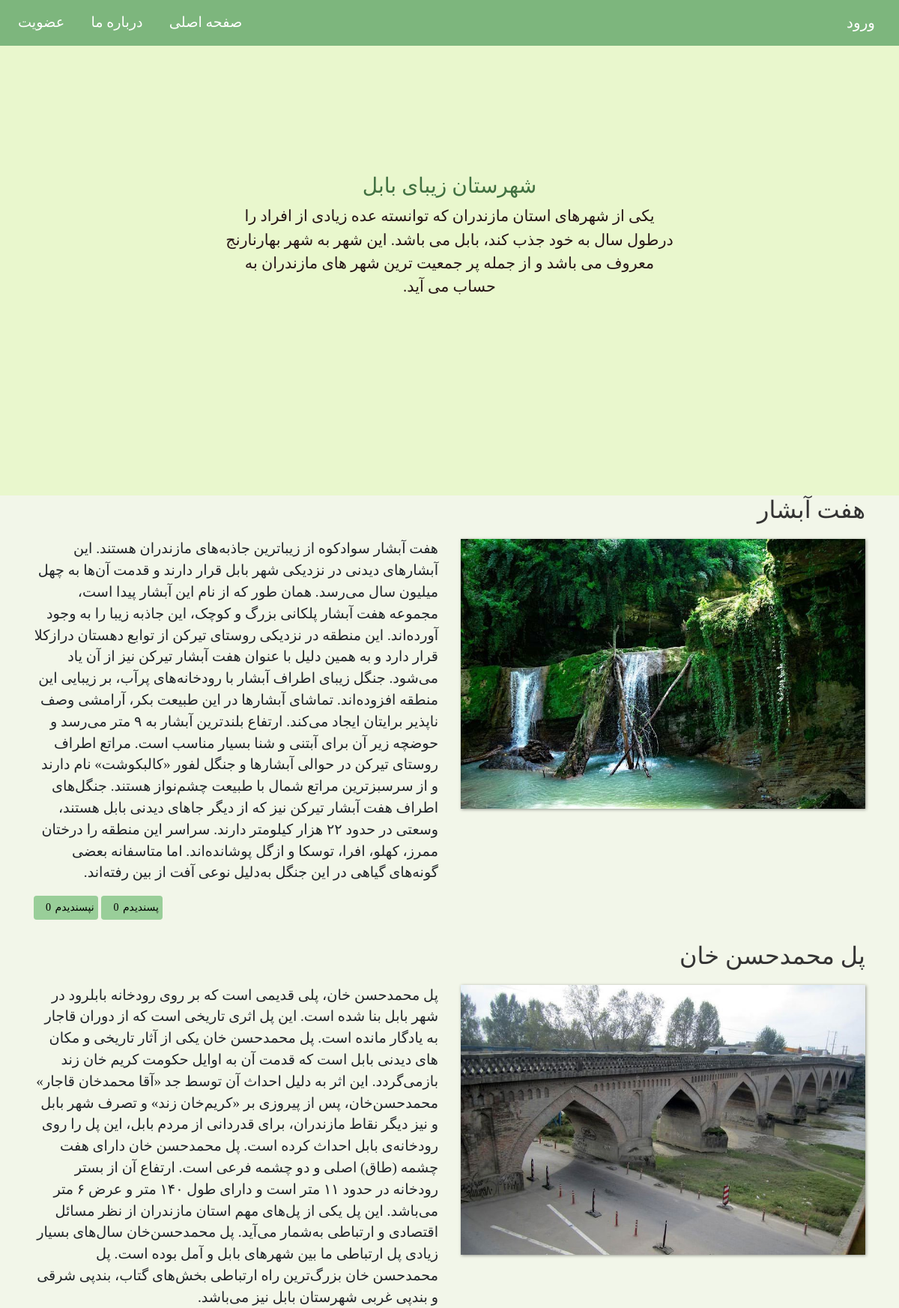
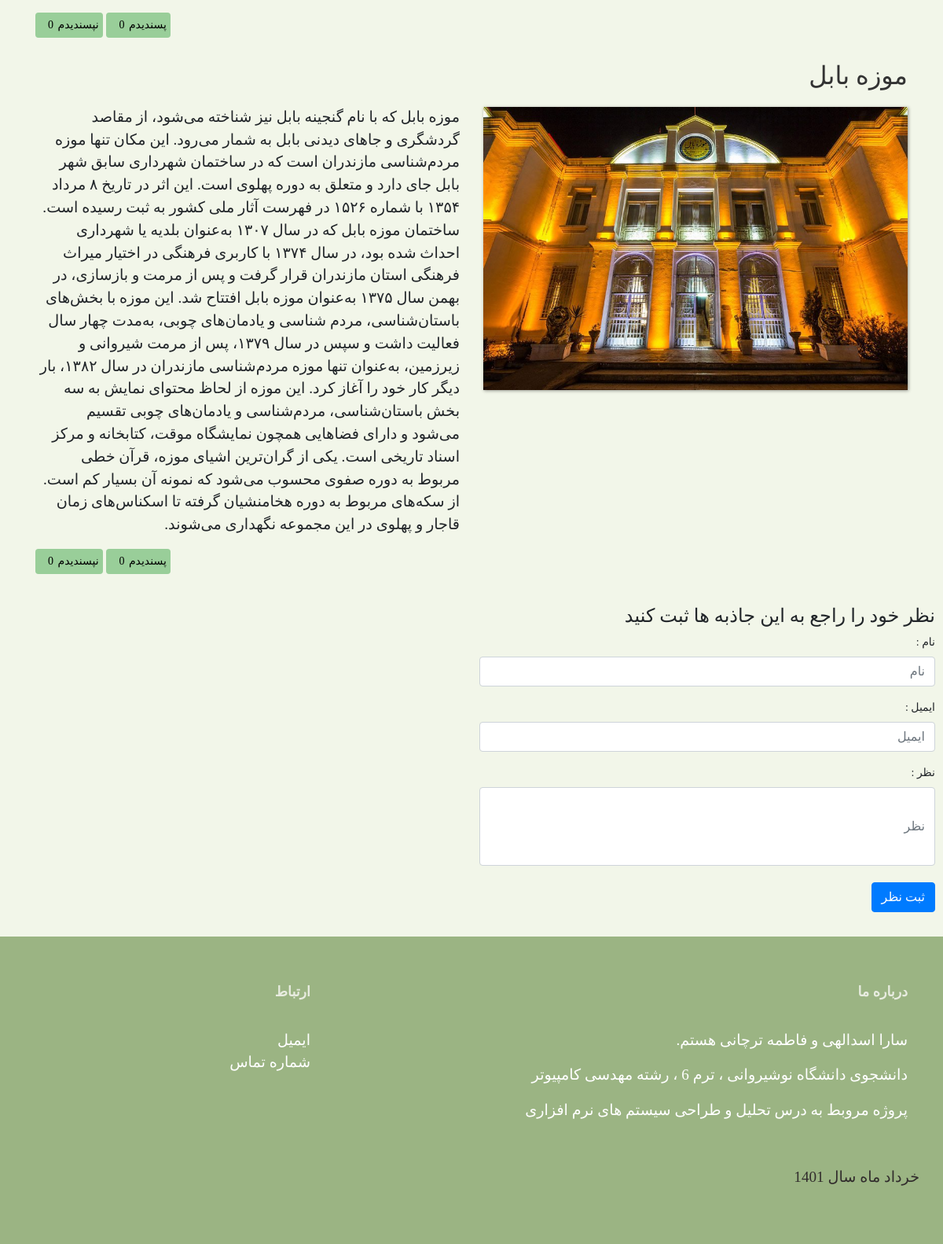
Screenshot of /articles2/ with the database file from the repository (2 pictures, top to bottom).
### articles2/models.py (models this page shows, shortened)
class Article2(models.Model):
    title = models.CharField(max_length=100)
    slug = models.SlugField()
    body = models.TextField()
    date = models.DateTimeField(auto_now_add = True)
    image = models.ImageField(default='default.jpg',blank=True)
    def snippet(self):
        return self.body

### articles2/views.py (the view)
# urls.py: path('' , views.articles_list, name="list"),
def articles_list(request):
    articles = models.Article2.objects.all().order_by('date')
    args = {'articles2':articles}
    return render(request, 'articles2/babol.html' , args)

### articles2/templates/articles2/babol.html (shortened to what this page needs)
{% load static %}
<!DOCTYPE html>
<html lang="en">
    <head>
        <link rel="stylesheet" href="https://cdn.jsdelivr.net/npm/bootstrap@4.5.3/dist/css/bootstrap.min.css">
        <link rel="stylesheet" type="text/css" href="{% static 'style.css' %}">
	</head>
    <body>
        <nav class="navbar navbar-expand-md">
            <a class="navbar-brand" href="{%url 'accounts:login'%}" target="_blank">ورود</a>
            <div class="collapse navbar-collapse" id="main-navigation">
                <ul class="navbar-nav">
                    <li class="nav-item">
                        <a class="nav-link" href="{%url 'home'%}" target="_blank">صفحه اصلی</a>
                    </li>
                    <li class="nav-item">
                        <a class="nav-link" href="#A1">درباره ما</a>
                    </li>
                    <li class="nav-item">
                        <a class="nav-link" href="{%url 'accounts:signup'%}" target="_blank">عضویت</a>
                    </li>
                </ul>
            </div>
        </nav>
        <header class="page-header header container-fluid">
            <div class="description">
                <h3>شهرستان زیبای بابل</h3>
                <p>یکی از شهرهای استان مازندران که توانسته عده زیادی از افراد را درطول سال به خود جذب کند، بابل می باشد. این شهر به شهر بهارنارنج معروف می باشد و از جمله پر جمعیت ترین شهر های مازندران به حساب می آید.
                </p>
            </div>
        </header>
        {% for article in articles2 %}
        <div class="container featuresamol">
            <div class="row">
                <div class="col-lg-6 col-md-6 col-sm-12">
                    <h3 class="featureamol-title">{{article.title}}</h3>
                    <img src="{{article.image.url}}" class="img-fluid">
                </div>
                <div class="col-lg-6 col-md-6 col-sm-12">
                    <br>
                    <br>
                    <p>{{article.snippet}}</p>
                </div>
            </div>
        </div>
        <div class="container">
            <a class="like">
                پسندیدم <input class="qty1" name="qty1" readonly="readonly" type="text" value="0" />
            </a>
            <a class="dislike">
                نپسندیدم <input class="qty2"  name="qty2" readonly="readonly" type="text" value="0" />
            </a>
        </div><br>
        {% endfor %}
        <div class="forms">
            <h4>نظر خود را راجع به این جاذبه ها ثبت کنید</h4>
            <form>
                <div class="form-group">
                  <label for="uname">نام :</label>
                  <input type="text" class="form-control" id="uname" placeholder="نام">
                </div>
                <div class="form-group">
                  <label for="exampleInputEmail1">ایمیل :</label>
                  <input type="email" class="form-control" id="exampleInputEmail1" placeholder="ایمیل">
                </div>
                <div class="nform-group">
                    <label for="uname">نظر :</label>
                    <input type="text" class="form-control" id="uname" placeholder="نظر">
                </div>
                <br>
                <button type="submit" class="btn btn-primary">ثبت نظر</button>
              </form><br>
        </div>
        <footer class="page-footer">
            <div class="container">
                <div class="row">
                    <div class="col-lg-8 col-md-8 col-sm-12">
                        <h6 class="text-uppercase font-weight-bold">درباره ما</h6><br>
                        <p id="A1">سارا اسدالهی  و فاطمه ترچانی هستم.</p>
                        <p>دانشجوی دانشگاه نوشیروانی ، ترم 6 ، رشته مهدسی کامپیوتر</p>
                        <p>پروژه مروبط به درس تحلیل و طراحی سیستم های نرم افزاری</p>
                </div>
                <div class="col-lg-4 col-md-4 col-sm-12">
                    <h6 class="text-uppercase font-weight-bold">ارتباط</h6>
                    <p>
                    <br><a href="mailto:sara.jkm81@gmail.com?subject=Hello" target="_blank">ایمیل</a>
                    <br/><a href="tel:+123456789">شماره تماس</a>
                    <br/></p>
                </div>
            <div>
            <div class="footer-copyright text-center">خرداد ماه سال 1401</div>
        </footer>
    </body>
</html>

### asserts/style.css (style rules this page uses)
body { font-family: myFirstFon; font-size: larger; padding: 0; margin: 0; background: #f2f6e9; direction: rtl; }
.navbar { background:rgb(125, 182, 125); }
.nav-link, .navbar-brand { color: #fff; cursor: pointer; }
.nav-link { margin-right: 1em !important; }
.navbar-collapse { justify-content: flex-end; }
.header { background-color: #e9f7cd; background-size: cover; background-position: center; position: relative; height: 600px; }
.description { left: 50%; position: absolute; top: 45%; transform: translate(-50%, -55%); text-align: center; }
.description h3 { color: rgb(65, 112, 65); }
.description p { color: rgb(39, 23, 23); font-size: 1.3rem; line-height: 1.5; }
.featuresamol { text-align: right; }
.featureamol-title { color: #333; font-size: 2rem; font-weight: 500; margin-bottom: 20px; margin-left: 200px; }
.featuresamol img { box-shadow: 1px 1px 4px rgba(0, 0, 0, 0.4); margin-bottom: 16px; }
.page-footer { background-color: rgb(155, 180, 131); color: #fff; padding: 60px 0 30px; text-align: right; }
.page-footer h6 { color: #e8ece0; font-size: 1.1rem; }
.footer-copyright { color: rgb(49, 44, 44); padding: 40px 0; }
.page-footer a { color: #fff; }
.like, .dislike { color:#000; display: inline-block; margin-bottom: 0; font-weight: normal; text-align: center; vertical-align: middle; cursor: pointer; background: rgb(153, 206, 153); border: 1px solid transparent; white-space: nowrap; padding: 4px 4px; font-size: 14px; line-height: 1.428571429; border-radius: 4px; }
.qty1, .qty2 { border: none; width:20px; background: transparent; }
.forms { margin : 10px; background-position: center; position:relative; font-size: 14px; border-radius: 10px; text-align: right; padding-left: 50%; }
.nform-group input { height: 100px; }

### rows the page displays
Article2: title "هفت آبشار", image (picture), snippet "هفت آبشار سوادکوه از زیباترین جاذبه‌های مازندران هستند. این آبشارهای دیدنی در نزدیکی شهر بابل قرار دارند و قدمت آن‌ها به چهل میلیون سال می‌رسد. همان طور که از نام این آبشار پیدا است، مجموعه هفت آبشار پلکانی بزرگ و کوچک، این جاذبه زیبا را به وجود آورده‌اند. این منطقه در نزدیکی روستای تیرکن از توابع دهستان درازکلا قرار دارد و به همین دلیل با عنوان هفت آبشار تیرکن نیز از آن یاد می‌شود. جنگل زیبای اطراف آبشار با رودخانه‌های پرآب، بر زیبایی این منطقه افزوده‌اند. تماشای آبشارها در این طبیعت بکر، آرامشی وصف ناپذیر برایتان ایجاد می‌کند. ارتفاع بلندترین آبشار به ۹ متر می‌رسد و حوضچه زیر آن برای آبتنی و شنا بسیار مناسب است. مراتع اطراف روستای تیرکن در حوالی آبشارها و جنگل لفور «کالبکوشت» نام دارند و…"
Article2: title "پل محمدحسن خان", image (picture), snippet "پل محمدحسن خان، پلی قدیمی است که بر روی رودخانه بابلرود در شهر بابل بنا شده است. این پل اثری تاریخی است که از دوران قاجار به یادگار مانده است. پل محمدحسن خان یکی از آثار تاریخی و مکان های دیدنی بابل است که قدمت آن به اوایل حکومت کریم خان زند بازمی‌گردد. این اثر به دلیل احداث آن توسط جد «آقا محمدخان قاجار» محمدحسن‌خان، پس از پیروزی بر «کریم‌خان زند» و تصرف شهر بابل و نیز دیگر نقاط مازندران، برای قدردانی از مردم بابل، این پل را روی رودخانه‌ی بابل احداث کرده است. پل محمدحسن خان دارای هفت چشمه (طاق) اصلی و دو چشمه فرعی است. ارتفاع آن از بستر رودخانه در حدود ۱۱ متر است و دارای طول ۱۴۰ متر و عرض ۶ متر می‌باشد. این پل یکی از پل‌های مهم استان مازندران از نظر مسائل اقتصادی و ارتباطی به‌شمار می‌آید.…"
Article2: title "موزه بابل", image (picture), snippet "موزه بابل که با نام گنجینه بابل نیز شناخته می‌شود، از مقاصد گردشگری و جاهای دیدنی بابل به شمار می‌رود. این مکان تنها موزه مردم‌شناسی مازندران است که در ساختمان شهرداری سابق شهر بابل جای دارد و متعلق به دوره پهلوی است. این اثر در تاریخ ۸ مرداد ۱۳۵۴ با شماره ۱۵۲۶ در فهرست آثار ملی کشور به ثبت رسیده است. ساختمان موزه بابل که در سال ۱۳۰۷ به‌عنوان بلدیه یا شهرداری احداث شده بود، در سال ۱۳۷۴ با کاربری فرهنگی در اختیار میراث فرهنگی استان مازندران قرار گرفت و پس از مرمت و بازسازی، در بهمن سال ۱۳۷۵ به‌عنوان موزه بابل افتتاح شد. این موزه با بخش‌های باستان‌شناسی، مردم شناسی و یادمان‌های چوبی، به‌مدت چهار سال فعالیت داشت و سپس در سال ۱۳۷۹، پس از مرمت شیروانی و زیرزمین، به‌عنوان تنها موزه مردم‌شناسی…"
